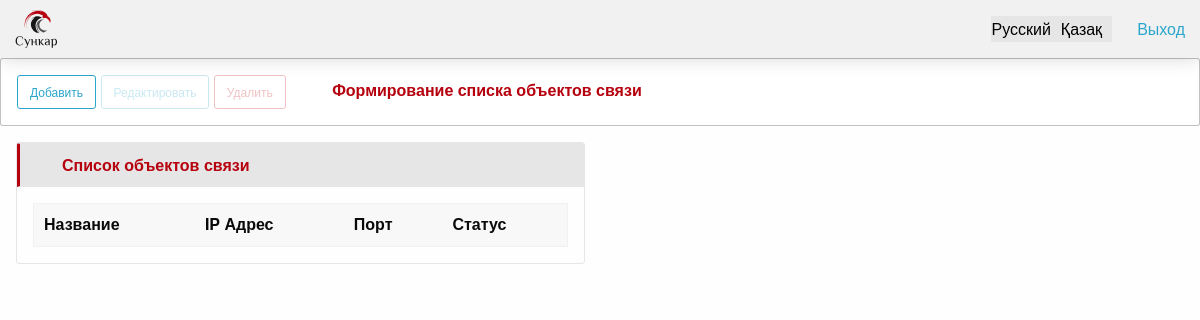
/communication_objects/, run on an earlier commit of the app's database.
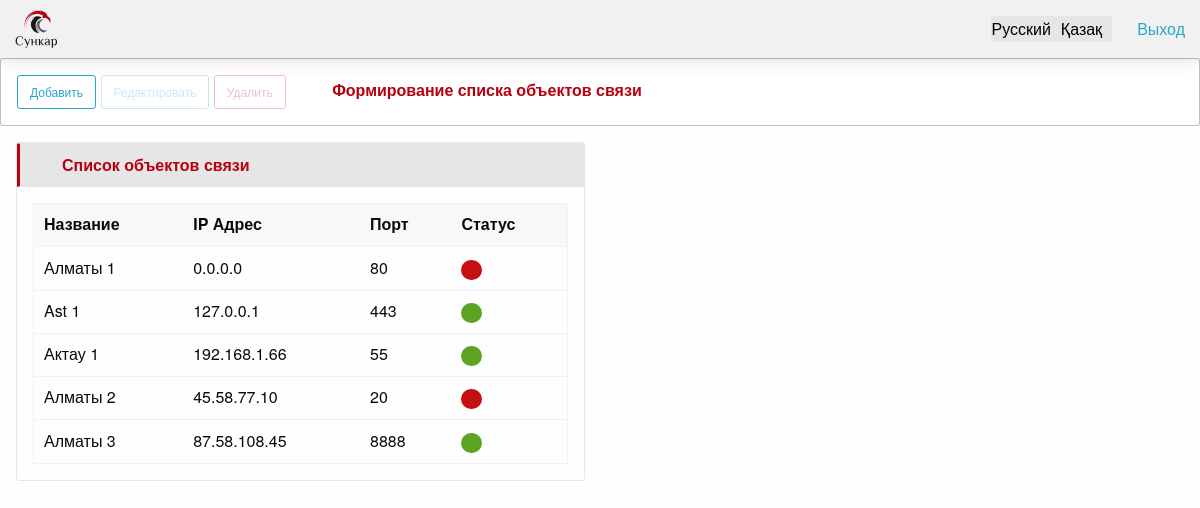
And on a later commit of the database.
### apps/kernel/models.py (models this page shows, shortened)
class CommunicationObject(TimestampMixin):
    class Meta:
        verbose_name = 'Объект связи'
        verbose_name_plural = 'Объекты связи'
        permissions = (
            ('menu_view_communication_objects', 'Объекты связи - в Меню'),
        )
    name = models.CharField(
        max_length=256,
        verbose_name='Название'
    )
    ip_address = models.GenericIPAddressField(
        verbose_name='IP адрес'
    )
    port = models.IntegerField(
        verbose_name='порт'
    )
    state = models.BooleanField(
        default=True,
        verbose_name='Статус'
    )

### apps/kernel/views.py (the view)
class CommunicationObjectView(ListView):
    template_name = 'kernel/communication_object/index.html'
    model = models.CommunicationObject
    context_object_name = 'communication_objects'
    def get_context_data(self, *, object_list=None, **kwargs):
        ctx = super().get_context_data(**kwargs)
        ctx['form_obj'] = forms.CommunicationObjectForm
        return ctx

### apps/system/context_processors.py (called while the page is built, shortened)
def menu_context(request):
    context_data = dict()
    user = request.user
    if not request.user.is_authenticated:
        return context_data

### apps/kernel/templates/kernel/communication_object/index.html (shortened to what this page needs)
{% extends 'kernel/communication_object/base_communication_object.html' %}
{% load i18n %}
{% block actions %}
    <a class="button small hollow button_custom" onclick="onAdd()">
        {% translate 'add_button' %}
    </a>
    <a class="button small hollow button_custom action_button" disabled onclick="onEdit(this)">
        {% translate 'edit_button' %}
    </a>
    <a class="button small hollow alert button_custom action_button" disabled onclick="onRemoveElement()">
        {% translate 'delete_button' %}
    </a>
    <span class="headers_section">
        {% translate 'header_section_communication_object' %}
    </span>
{% endblock %}
{% block content %}
    <div class="card">
        <div class="card-divider">
            <span class="headers_local">
                {% translate 'header_list_communication_objects' %}
            </span>
        </div>
        <div class="card-section">
            <table class="unstriped">
                <thead>
                <tr>
                    <th>Название</th>
                    <th>IP Адрес</th>
                    <th>Порт</th>
                    <th>Статус</th>
                </tr>
                </thead>
                <tbody>
                {% for obj in communication_objects %}
                    <tr class="items" id="{{ obj.id }}">
                        <td>
                            {{ obj.name }}
                        </td>
                        <td>
                            {{ obj.ip_address }}
                        </td>
                        <td>
                            {{ obj.port }}
                        </td>
                        <td>
                            {% if obj.state %}
                                <span class="badge success">&nbsp;</span>
                            {% else %}
                                <span class="badge alert">&nbsp;</span>
                            {% endif %}
                        </td>
                    </tr>
                {% endfor %}
                </tbody>
            </table>
        </div>
    </div>
{% endblock %}

### apps/kernel/templates/kernel/communication_object/base_communication_object.html (shortened to what this page needs)
{% extends 'system/base.html' %}
{% block main %}
    <div class="grid-x grid-margin-x">
        <div class="cell small-6 medium-6 large-6">
            {% block content %}
            {% endblock %}
        </div>
        <div class="cell small-6 medium-6 large-6">
        </div>
    </div>
{% endblock %}

### apps/system/templates/system/base.html (shortened to what this page needs)
{% load static %}
{% load i18n %}
{% translate "title_meta_text" as the_title %}
<!doctype html>
<html class="no-js" lang="en">
<head>
    <link rel="stylesheet" href="{% static 'css/foundation.min.css' %}">
    <link rel="stylesheet" href="{% static 'jstree/themes/default/style.min.css' %}"/>
    <link rel="stylesheet" href="{% static 'css/app.css' %}">
</head>
<body>
<header>
    <div class="top-bar main-top">
        <div class="top-bar-left">
            <ul class="dropdown menu menu_custom" data-dropdown-menu>
                <img src="{% static 'svg/logo.svg' %}" alt="СУНКАР"></li>
            </ul>
        </div>
        <div class="top-bar-right">
            <form action="{% url 'set_language' %}" method="post">
                <ul class="menu">
                    {% get_current_language as LANGUAGE_CODE %}
                    {% get_available_languages as LANGUAGES %}
                    {% get_language_info_list for LANGUAGES as languages %}
                    {% for language in languages %}
                        <li style="margin-right: 10px;">
                            <button type="submit"
                                    name="language"
                                    value="{{ language.code }}"
                                    class="{% if language.code == LANGUAGE_CODE %}selected{% endif %}">
                                {{ language.name_local }}
                            </button>
                        </li>
                    {% endfor %}
                </ul>
            </form>
        </div>
        <div style="padding-left: 25px"><a id="logout" href="{% url 'userapp:logout' %}">Выход</a></div>
    </div>
</header>
<div class="callout">
    <div class="actions">
        {% block actions %}
        {% endblock %}
    </div>
</div>
<main class="margin-horizontal-1">
    {% block main %}
    {% endblock %}
</main>
</body>
</html>

### apps/system/static/css/app.css (style rules this page uses)
.top-bar-left .menu { background: #f1f1f1 !important; }
.main-top { position: relative; background: #f1f1f1 !important; display: flex; align-items: center; padding: 10px 15px; border: none; z-index: 99; box-shadow: 0 0px 20px rgba(0, 0, 0, 0.17); }
.button_custom { margin-bottom: 0; }
.headers_section { margin: 0; font-weight: 600; padding: 9px 20px 9px 42px; color: #b6010e; outline: none; border-radius: 0; user-select: none; }
.headers_local { border: 1px solid #e6e6e6; border-left: 3px solid #b6010e; margin: 0; font-weight: 600; padding: 9px 20px 9px 42px; color: #b6010e; outline: none; border-radius: 0; user-select: none; }
#logout::before { position: absolute; display: block; content: ''; width: 13px; height: 13px; top: 1px; left: -23px; background: url(../svg/ico_exit.svg); }
.card-divider { padding: 0 !important; }

What changed in the data, as far as the page shows it:
added CommunicationObject: name "Алматы 1", ip_address "0.0.0.0", port "80", state False (drawn)
added CommunicationObject: name "Ast 1", ip_address "127.0.0.1", port "443", state True (drawn)
added CommunicationObject: name "Актау 1", ip_address "192.168.1.66", port "55", state True (drawn)
added CommunicationObject: name "Алматы 2", ip_address "45.58.77.10", port "20", state False (drawn)
added CommunicationObject: name "Алматы 3", ip_address "87.58.108.45", port "8888", state True (drawn)
